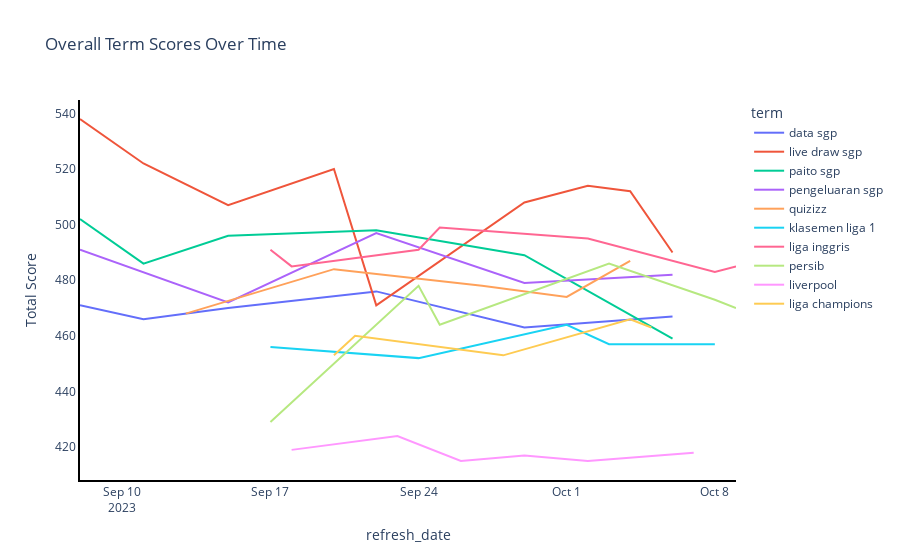

The cell this chart's notebook holds for it:
### Code cell
def plot_overall():
    # Group by 'refresh_date' and 'term', then count 'score'
    overall_grouped = filtered_data.groupby(['refresh_date', 'term'], as_index=False).agg({'score': 'count'})

    # Create a line plot
    fig = px.line(overall_grouped, 
                  x='refresh_date', 
                  y='score', 
                  color='term',
                  title='Overall Term Scores Over Time',
                  labels={'score': 'Total Score'},
                  )
    fig.update_xaxes(showline=True, linewidth=2, linecolor='black', mirror=False)
    fig.update_yaxes(showline=True, linewidth=2, linecolor='black', mirror=False)

    fig.update_layout({
        'plot_bgcolor': 'white',
        'paper_bgcolor': 'white',
    })
    fig.show()

plot_overall()

### Figure 1 — Plotly figure (JSON) as saved in the notebook; plotly's stock layout.template omitted (floating-point values rounded to 4 significant figures)
{"data": [{"hovertemplate": "term=data sgp<br>refresh_date=%{x}<br>Total Score=%{y}<extra></extra>", "legendgroup": "data sgp", "line": {"color": "#636efa", "dash": "solid"}, "marker": {"symbol": "circle"}, "mode": "lines", "name": "data sgp", "orientation": "v", "showlegend": true, "type": "scatter", "x": ["2023-09-08T00:00:00", "2023-09-11T00:00:00", "2023-09-15T00:00:00", "2023-09-22T00:00:00", "2023-09-29T00:00:00", "2023-10-06T00:00:00"], "xaxis": "x", "y": [471, 466, 470, 476, 463, 467], "yaxis": "y"}, {"hovertemplate": "term=live draw sgp<br>refresh_date=%{x}<br>Total Score=%{y}<extra></extra>", "legendgroup": "live draw sgp", "line": {"color": "#EF553B", "dash": "solid"}, "marker": {"symbol": "circle"}, "mode": "lines", "name": "live draw sgp", "orientation": "v", "showlegend": true, "type": "scatter", "x": ["2023-09-08T00:00:00", "2023-09-11T00:00:00", "2023-09-15T00:00:00", "2023-09-20T00:00:00", "2023-09-22T00:00:00", "2023-09-29T00:00:00", "2023-10-02T00:00:00", "2023-10-04T00:00:00", "2023-10-06T00:00:00"], "xaxis": "x", "y": [538, 522, 507, 520, 471, 508, 514, 512, 490], "yaxis": "y"}, {"hovertemplate": "term=paito sgp<br>refresh_date=%{x}<br>Total Score=%{y}<extra></extra>", "legendgroup": "paito sgp", "line": {"color": "#00cc96", "dash": "solid"}, "marker": {"symbol": "circle"}, "mode": "lines", "name": "paito sgp", "orientation": "v", "showlegend": true, "type": "scatter", "x": ["2023-09-08T00:00:00", "2023-09-11T00:00:00", "2023-09-15T00:00:00", "2023-09-22T00:00:00", "2023-09-29T00:00:00", "2023-10-06T00:00:00"], "xaxis": "x", "y": [502, 486, 496, 498, 489, 459], "yaxis": "y"}, {"hovertemplate": "term=pengeluaran sgp<br>refresh_date=%{x}<br>Total Score=%{y}<extra></extra>", "legendgroup": "pengeluaran sgp", "line": {"color": "#ab63fa", "dash": "solid"}, "marker": {"symbol": "circle"}, "mode": "lines", "name": "pengeluaran sgp", "orientation": "v", "showlegend": true, "type": "scatter", "x": ["2023-09-08T00:00:00", "2023-09-15T00:00:00", "2023-09-22T00:00:00", "2023-09-29T00:00:00", "2023-10-06T00:00:00"], "xaxis": "x", "y": [491, 472, 497, 479, 482], "yaxis": "y"}, {"hovertemplate": "term=quizizz<br>refresh_date=%{x}<br>Total Score=%{y}<extra></extra>", "legendgroup": "quizizz", "line": {"color": "#FFA15A", "dash": "solid"}, "marker": {"symbol": "circle"}, "mode": "lines", "name": "quizizz", "orientation": "v", "showlegend": true, "type": "scatter", "x": ["2023-09-13T00:00:00", "2023-09-20T00:00:00", "2023-09-27T00:00:00", "2023-10-01T00:00:00", "2023-10-04T00:00:00"], "xaxis": "x", "y": [468, 484, 478, 474, 487], "yaxis": "y"}, {"hovertemplate": "term=klasemen liga 1<br>refresh_date=%{x}<br>Total Score=%{y}<extra></extra>", "legendgroup": "klasemen liga 1", "line": {"color": "#19d3f3", "dash": "solid"}, "marker": {"symbol": "circle"}, "mode": "lines", "name": "klasemen liga 1", "orientation": "v", "showlegend": true, "type": "scatter", "x": ["2023-09-17T00:00:00", "2023-09-24T00:00:00", "2023-10-01T00:00:00", "2023-10-03T00:00:00", "2023-10-08T00:00:00"], "xaxis": "x", "y": [456, 452, 464, 457, 457], "yaxis": "y"}, {"hovertemplate": "term=liga inggris<br>refresh_date=%{x}<br>Total Score=%{y}<extra></extra>", "legendgroup": "liga inggris", "line": {"color": "#FF6692", "dash": "solid"}, "marker": {"symbol": "circle"}, "mode": "lines", "name": "liga inggris", "orientation": "v", "showlegend": true, "type": "scatter", "x": ["2023-09-17T00:00:00", "2023-09-18T00:00:00", "2023-09-24T00:00:00", "2023-09-25T00:00:00", "2023-10-02T00:00:00", "2023-10-08T00:00:00", "2023-10-09T00:00:00"], "xaxis": "x", "y": [491, 485, 491, 499, 495, 483, 485], "yaxis": "y"}, {"hovertemplate": "term=persib<br>refresh_date=%{x}<br>Total Score=%{y}<extra></extra>", "legendgroup": "persib", "line": {"color": "#B6E880", "dash": "solid"}, "marker": {"symbol": "circle"}, "mode": "lines", "name": "persib", "orientation": "v", "showlegend": true, "type": "scatter", "x": ["2023-09-17T00:00:00", "2023-09-24T00:00:00", "2023-09-25T00:00:00", "2023-10-03T00:00:00", "2023-10-08T00:00:00", "2023-10-09T00:00:00"], "xaxis": "x", "y": [429, 478, 464, 486, 473, 470], "yaxis": "y"}, {"hovertemplate": "term=liverpool<br>refresh_date=%{x}<br>Total Score=%{y}<extra></extra>", "legendgroup": "liverpool", "line": {"color": "#FF97FF", "dash": "solid"}, "marker": {"symbol": "circle"}, "mode": "lines", "name": "liverpool", "orientation": "v", "showlegend": true, "type": "scatter", "x": ["2023-09-18T00:00:00", "2023-09-23T00:00:00", "2023-09-26T00:00:00", "2023-09-29T00:00:00", "2023-10-02T00:00:00", "2023-10-07T00:00:00"], "xaxis": "x", "y": [419, 424, 415, 417, 415, 418], "yaxis": "y"}, {"hovertemplate": "term=liga champions<br>refresh_date=%{x}<br>Total Score=%{y}<extra></extra>", "legendgroup": "liga champions", "line": {"color": "#FECB52", "dash": "solid"}, "marker": {"symbol": "circle"}, "mode": "lines", "name": "liga champions", "orientation": "v", "showlegend": true, "type": "scatter", "x": ["2023-09-20T00:00:00", "2023-09-21T00:00:00", "2023-09-28T00:00:00", "2023-10-04T00:00:00", "2023-10-05T00:00:00"], "xaxis": "x", "y": [453, 460, 453, 466, 463], "yaxis": "y"}], "layout": {"legend": {"title": {"text": "term"}, "tracegroupgap": 0}, "paper_bgcolor": "white", "plot_bgcolor": "white", "title": {"text": "Overall Term Scores Over Time"}, "xaxis": {"anchor": "y", "domain": [0, 1], "linecolor": "black", "linewidth": 2, "mirror": false, "showline": true, "title": {"text": "refresh_date"}}, "yaxis": {"anchor": "x", "domain": [0, 1], "linecolor": "black", "linewidth": 2, "mirror": false, "showline": true, "title": {"text": "Total Score"}}}}
